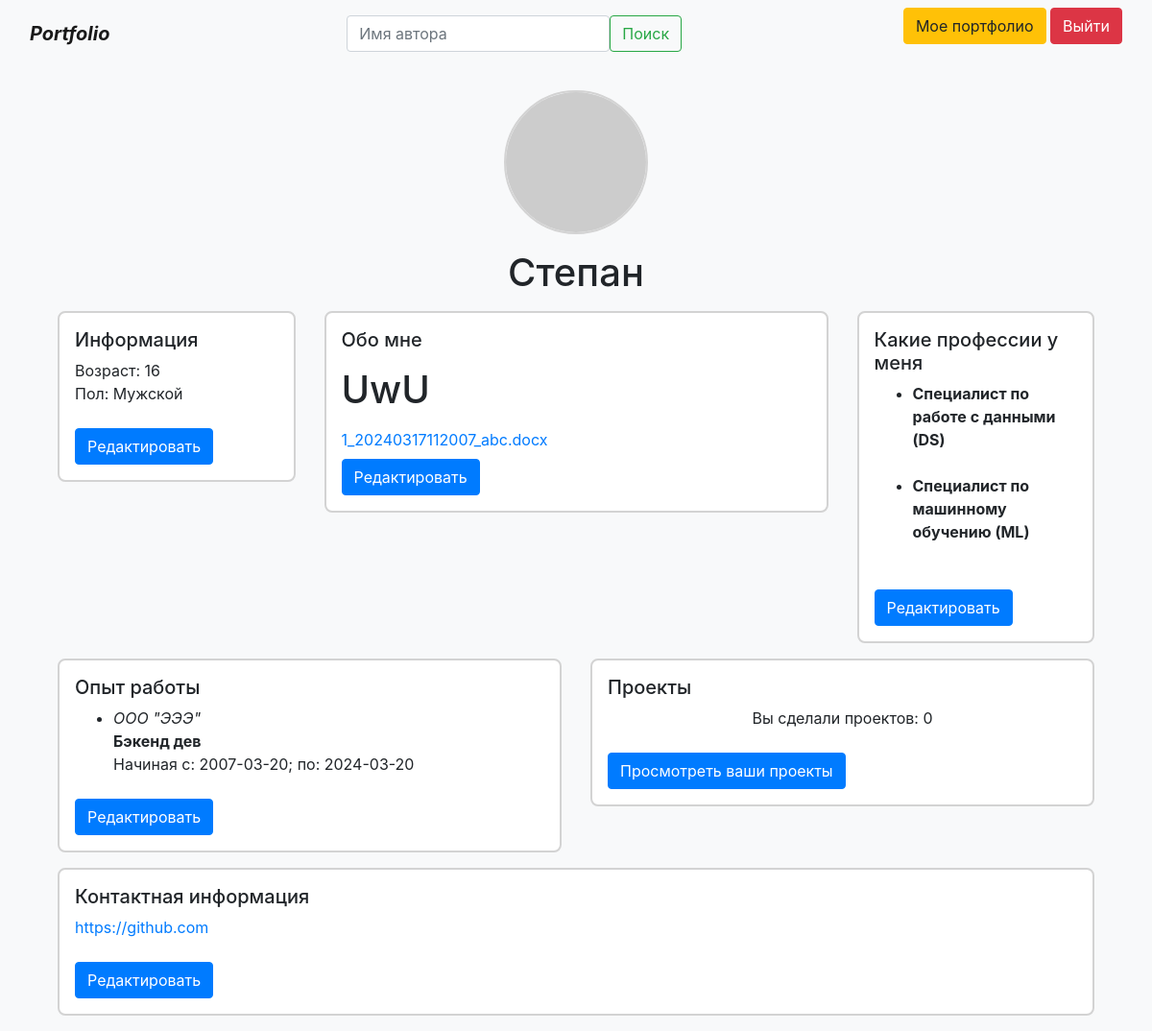
/portfolio (signed in), run on the app's committed database.
### data/users.py (models this page shows, shortened)
class User(SqlAlchemyBase, UserMixin):
    __tablename__ = 'users'
    id = sa.Column(sa.Integer, primary_key=True, autoincrement=True)
    name = sa.Column(sa.String, nullable=True)
    hashed_password = sa.Column(sa.String, nullable=True)
    email = sa.Column(sa.String, nullable=True, unique=True, index=True)
    pic = sa.Column(sa.String)  # путь до картинки, которую загрузил пользователь
    age = sa.Column(sa.Integer, default=0)
    sex = sa.Column(sa.String, default='Не выбран')
    profession = sa.Column(sa.String)
    about = sa.Column(sa.String)
    work_document = sa.Column(sa.String)  # путь до файла с чертовым резюме, которое загрузит после пользователь
    work_exp = sa.Column(sa.String)  # Мы будем хранить это просто в виде строки. Будет сплит - решим после
    connect_info = sa.Column(sa.String)  # удивительно, но тоже просто строка для всех контактов
    created_date = sa.Column(sa.DateTime, default=datetime.datetime.now)

### main1.py (the view)
@app.route('/portfolio')
@login_required
def portfolio():
    try:
        exp_arr = json.loads(current_user.work_exp)
    except Exception as e:
        exp_arr = []
        logger.warning(f'Cannot find any info about work_exp')
    db = db_session.create_session()
    project_cnt = len(db.query(Project).filter_by(author=current_user.id).all())
    logger.debug(f'Project cnt -> {project_cnt}')
    params = {
        'user': current_user,
        'about': markdown.markdown(current_user.about),
        'exp_arr': exp_arr,
        'project_count': project_cnt
    }
    return render_template('portfolio.html', **params)

### data/db_session.py (called while the page is built)
def create_session() -> Session:
    global __factory
    return __factory()

### main1.py (called while the page is built)
@login_manager.user_loader
def load_user(user_id):
    db_sess = db_session.create_session()
    return db_sess.query(User).get(user_id)

### templates/portfolio.html (shortened to what this page needs)
{% extends 'base.html' %}
{% block content %}
    <div class="container pt-4">
        <div class="profile-header">
            <img src="https://via.placeholder.com/150" alt="Фото пользователя" class="profile-image">
            <h1>{{ user.name }}</h1>
        </div>
        <div class="row">
            <div class="col-md-3">
                <div class="archaic-card">
                    <h5>Информация</h5>
                    <p>Возраст: {{ user.age }}<br>Пол: {{ user.sex }}</p>
                    <a href="/edit_age_sex/{{ user.id }}">
                        <button type="button" class="btn btn-primary edit-button">
                            Редактировать
                        </button>
                    </a>
                </div>
            </div>
            <div class="col-md-6">
                <div class="archaic-card">
                    <h5>Обо мне</h5>
                    {% if user.about %}
                        <p>{{ about|safe }}</p>
                    {% else %}
                        <p><i>Пока тут ничего нет...</i></p>
                    {% endif %}
                    {% if user.work_document %}
                        <a href="{{ url_for('download_file', filename=user.work_document) }}"
                           download><span>{{ user.work_document }}</span></a><br>
                    {% else %}
                        <span><i>Увы... но резюме не загружено</i></span>
                    {% endif %}
                    <a href="/edit_about_resume/{{ user.id }}">
                        <button type="button" class="btn btn-primary edit-button">Редактировать</button>
                    </a>
                </div>
            </div>
            <div class="col-md-3">
                <div class="archaic-card">
                    <h5>Какие профессии у меня</h5>
                    {% if user.profession %}
                        <ul>
                            {% for prof in user.profession.split(';') %}
                                <li><strong>{{ prof }}</strong></li><br>
                            {% endfor %}
                        </ul>
                    {% else %}
                        <p><i>Видимо пока нет никаких профессий...</i></p>
                    {% endif %}
                    <a href="/add_profession/{{ user.id }}">
                        <button type="button" class="btn btn-primary edit-button">Редактировать</button>
                    </a>
                </div>
            </div>
        </div>
        <div class="row">
            <div class="col-md-6">
                <div class="archaic-card">
                    <h5>Опыт работы</h5>
                    <ul>
                        {% for el in exp_arr %}
                            <li>
                                <i>{{ el['company'] }}</i><br><strong>{{ el['position'] }}</strong><br>
                                <p>Начиная с: {{ el['start_date'] }}; по: {{ el['end_date'] }}</p>
                            </li>
                        {% endfor %}
                    </ul>
                    <a href="/add_experience/{{ user.id }}">
                        <button type="button" class="btn btn-primary edit-button">Редактировать</button>
                    </a>
                </div>
            </div>
            <div class="col-md-6">
                <div class="archaic-card">
                    <h5>Проекты</h5>
                    <div class="text-center">
                        <p>
                            Вы сделали проектов: {{project_count}}
                        </p>
                    </div>
                    <a href='/my_projects'><button type="button" class="btn btn-primary edit-button">Просмотреть ваши проекты</button></a>
                </div>
            </div>
        </div>
        <div class="archaic-card">
            <h5>Контактная информация</h5>
            {% if user.connect_info %}
                <ul class="list-unstyled">
                    {% for el in user.connect_info.split(';') %}
                        <li><a href="{{ el }}">{{ el }}</a></li>
                    {% endfor %}
                </ul>
            {% else %}
                <i>Никак не связаться пока...</i><br>
            {% endif %}
            <a href="/add_contact_links/{{ user.id }}"><button type="button" class="btn btn-primary edit-button">Редактировать</button></a>
        </div>
    </div>
{% endblock %}

### templates/base.html (shortened to what this page needs)
<!doctype html>
<html lang="en">
<head>
    <link rel="stylesheet"
          href="https://stackpath.bootstrapcdn.com/bootstrap/4.4.1/css/bootstrap.min.css"
>
</head>
<body>
<header>
    <form method="POST" action="/search">
        <div class="container-fluid">
    <nav class="navbar navbar-light bg-light justify-content-between">
        <a class="navbar-brand" href="/"><i><b>Portfolio</b></i></a>
        <div class="d-flex">
            <input class="form-control me-2" type="search" placeholder="Имя автора" aria-label="Search" name="search">
            <button class="btn btn-outline-success" type="submit">Поиск</button>
        </div>
        <p>
            {% if current_user.is_authenticated %}
                <a class="btn btn-warning" href="/portfolio">Мое портфолио</a>
                <a class="btn btn-danger" href="/logout">Выйти</a>
            {% else %}
                <a class="btn btn-primary " href="/register">Зарегистрироваться</a>
                <a class="btn btn-success" href="/login">Войти</a>
            {% endif %}
        </p>
    </nav>
    </div>
    </form>
</header>
<main role="main" class="container">
    {% block content %}{% endblock %}
</main>
</body>
</body>
</html>

### templates/portfolio.html (style rules this page uses)
body { background-color: #f8f9fa; }
.archaic-card { background-color: #fff; border: 2px solid #d3d3d3; border-radius: 0.5rem; padding: 1rem; margin-bottom: 1rem; }
.profile-header { text-align: center; margin-bottom: 1rem; }
.profile-image { width: 150px; height: 150px; border-radius: 50%; border: 2px solid #d3d3d3; margin-bottom: 1rem; }
.edit-button { margin-top: .5rem; }

### data on the page
User: name "Степан", age "16", sex "Мужской", work_document "1_20240317112007_abc.docx"

### other printed values
{{ about|safe }} "UwU"
{{ prof }} "Специалист по работе с данными (DS)" "Специалист по машинному обучению (ML)"
{{ el['company'] }} "ООО \"ЭЭЭ\""
{{ el['position'] }} "Бэкенд дев"
{{ el['start_date'] }} "2007-03-20"
{{ el['end_date'] }} "2024-03-20"
{{ project_count }} "0"
{{ el }} "https://github.com"
